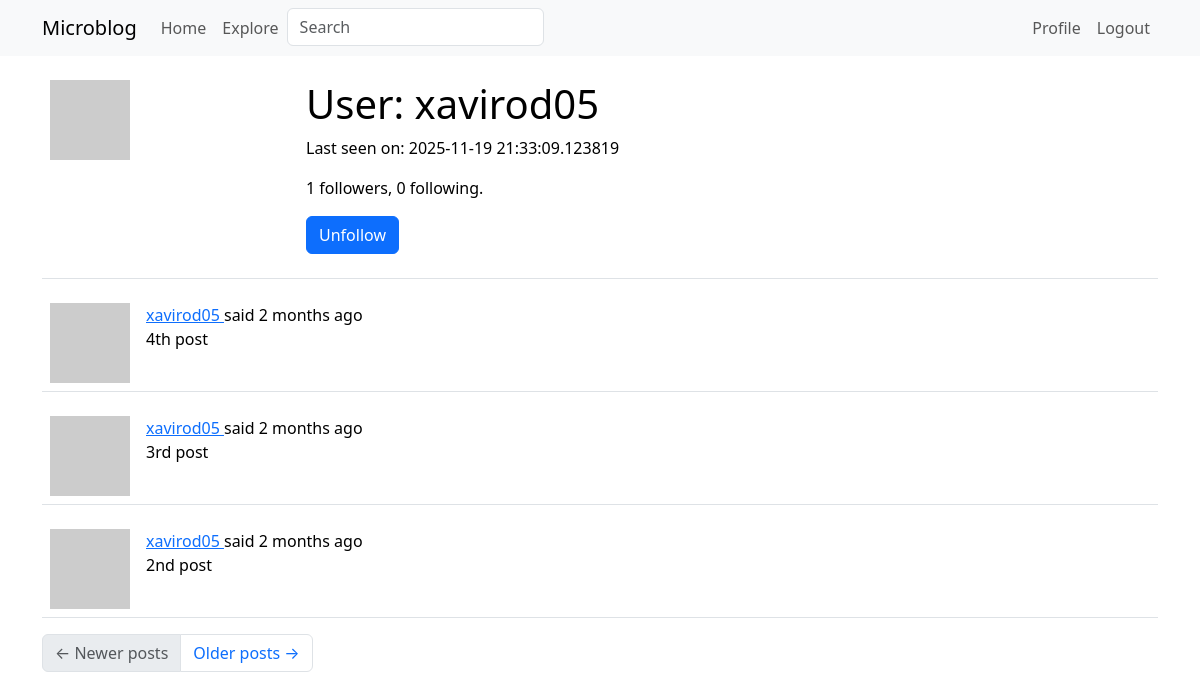
Page /user/xavirod05 (signed in) on the committed database.
### app/models.py (models this page shows, shortened)
class User(UserMixin, db.Model):
    id: so.Mapped[int] = so.mapped_column(primary_key=True)
    username: so.Mapped[str] = so.mapped_column(sa.String(64), index=True,
                                                unique=True)
    email: so.Mapped[str] = so.mapped_column(sa.String(120), index=True,
                                             unique=True)
    password_hash: so.Mapped[Optional[str]] = so.mapped_column(sa.String(256))
    about_me: so.Mapped[Optional[str]] = so.mapped_column(sa.String(140))
    last_seen: so.Mapped[Optional[datetime]] = so.mapped_column(
        default=lambda: datetime.now(timezone.utc))
    posts: so.WriteOnlyMapped['Post'] = so.relationship(
        back_populates='author')
    following: so.WriteOnlyMapped['User'] = so.relationship(
        secondary=followers, primaryjoin=(followers.c.follower_id == id),
        secondaryjoin=(followers.c.followed_id == id),
        back_populates='followers')
    followers: so.WriteOnlyMapped['User'] = so.relationship(
        secondary=followers, primaryjoin=(followers.c.followed_id == id),
        secondaryjoin=(followers.c.follower_id == id),
        back_populates='following')
    def avatar(self, size):
        digest = md5(self.email.lower().encode('utf-8')).hexdigest()
        return f'https://www.gravatar.com/avatar/{digest}?d=identicon&s={size}'
    def is_following(self, user):
        query = self.following.select().where(User.id == user.id)
        return db.session.scalar(query) is not None
    def followers_count(self):
        query = sa.select(sa.func.count()).select_from(
            self.followers.select().subquery())
        return db.session.scalar(query)
    def following_count(self):
        query = sa.select(sa.func.count()).select_from(
            self.following.select().subquery())
        return db.session.scalar(query)

class SearchableMixin(object):
    @classmethod
    def before_commit(cls, session):
        session._changes = {
            'add': list(session.new),
            'update': list(session.dirty),
            'delete': list(session.deleted)
        }
    @classmethod
    def after_commit(cls, session):
        for obj in session._changes['add']:
            if isinstance(obj, SearchableMixin):
                add_to_index(obj.__tablename__, obj)
        for obj in session._changes['update']:
            if isinstance(obj, SearchableMixin):
                add_to_index(obj.__tablename__, obj)
        for obj in session._changes['delete']:
            if isinstance(obj, SearchableMixin):
                remove_from_index(obj.__tablename__, obj)
        session._changes = None

class Post(SearchableMixin, db.Model):
    __searchable__ = ['body']
    id: so.Mapped[int] = so.mapped_column(primary_key=True)
    body: so.Mapped[str] = so.mapped_column(sa.String(140))
    timestamp: so.Mapped[datetime] = so.mapped_column(
        index=True, default=lambda: datetime.now(timezone.utc))
    user_id: so.Mapped[int] = so.mapped_column(sa.ForeignKey(User.id),
                                               index=True)
    language: so.Mapped[Optional[str]] = so.mapped_column(sa.String(5))
    author: so.Mapped[User] = so.relationship(back_populates='posts')

### app/main/routes.py (the view)
@bp.route('/user/<username>')
@login_required
def user(username):
    user = db.first_or_404(sa.select(User).where(User.username == username))
    page = request.args.get('page', 1, type=int)
    query = user.posts.select().order_by(Post.timestamp.desc())
    posts = db.paginate(query, page=page,
                        per_page=current_app.config['POSTS_PER_PAGE'],
                        error_out=False)
    next_url = url_for('main.user', username=user.username,
                       page=posts.next_num) if posts.has_next else None
    prev_url = url_for('main.user', username=user.username,
                       page=posts.prev_num) if posts.has_prev else None
    form = EmptyForm()
    return render_template('user.html', user=user, posts=posts.items,
                           next_url=next_url, prev_url=prev_url, form=form)

### app/main/forms.py
class SearchForm(FlaskForm):
    q = StringField(_l('Search'), validators=[DataRequired()])
    def __init__(self, *args, **kwargs):
        if 'formdata' not in kwargs:
            kwargs['formdata'] = request.args
        if 'meta' not in kwargs:
            kwargs['meta'] = {'csrf': False}
        super(SearchForm, self).__init__(*args, **kwargs)

class EmptyForm(FlaskForm):
    submit = SubmitField('Submit')

### app/__init__.py (called while the page is built)
def get_locale():
    return request.accept_languages.best_match(current_app.config['LANGUAGES'])

### app/main/routes.py (called while the page is built)
@bp.before_app_request
def before_request():
    if current_user.is_authenticated:
        current_user.last_seen = datetime.now(timezone.utc)
        db.session.commit()
        g.search_form = SearchForm()
    g.locale = str(get_locale())

### app/models.py (called while the page is built)
@login.user_loader
def load_user(id):
    return db.session.get(User, int(id))

### app/templates/user.html (shortened to what this page needs)
{% extends "base.html" %}
{% block content %}
    <table class="table table-hover">
        <tr>
            <td width="256px"><img src="{{ user.avatar(256) }}"></td>
            <td>
                <h1>User: {{ user.username }}</h1>
                {% if user.last_seen %}<p>Last seen on: {{ user.last_seen }}</p>{% endif %}
                <p>{{ user.followers_count() }} followers, {{ user.following_count() }} following.</p>
                {% if user == current_user %}
                <p><a href="{{ url_for('edit_profile') }}">Edit your profile</a></p>
                {% else %}
                <p>
                    <form action="{{ url_for('unfollow', username=user.username) }}" method="post">
                        {{ form.submit(value='Unfollow', class_='btn btn-primary') }}
                    </form>
                </p>
                {% endif %}
            </td>
        </tr>
    </table>
    {% for post in posts %}
        {% include '_post.html' %}
    {% endfor %}
    <nav aria-label="Post navigation">
        <ul class="pagination">
            <li class="page-item{% if not prev_url %} disabled{% endif %}">
                <a class="page-link" href="{{ prev_url }}">
                    <span aria-hidden="true">&larr;</span> Newer posts
                </a>
            </li>
            <li class="page-item{% if not next_url %} disabled{% endif %}">
                <a class="page-link" href="{{ next_url }}">
                    Older posts <span aria-hidden="true">&rarr;</span>
                </a>
            </li>
        </ul>
    </nav>
{% endblock %}

### app/templates/_post.html (shortened to what this page needs)
    <table class="table table-hover">
        <tr>
            <td width="70px">
                <a href="{{ url_for('main.user', username=post.author.username) }}">
                    <img src="{{ post.author.avatar(70) }}" />
                </a>
            </td>
            <td>
                {{ _('%(username)s said %(when)s',
                    username=user_link, when=moment(post.timestamp).fromNow()) }}
                <br>
                <span id="post{{ post.id }}">{{ post.body }}</span>
            </td>
        </tr>
    </table>

### rows in the picture
User: username "xavirod05", last_seen "2025-11-19 21:33:09.123819"
Post: body "4th post"
Post: body "3rd post"
Post: body "2nd post"

### other values in the picture
{{ user.followers_count() }} "1"
{{ user.following_count() }} "0"
